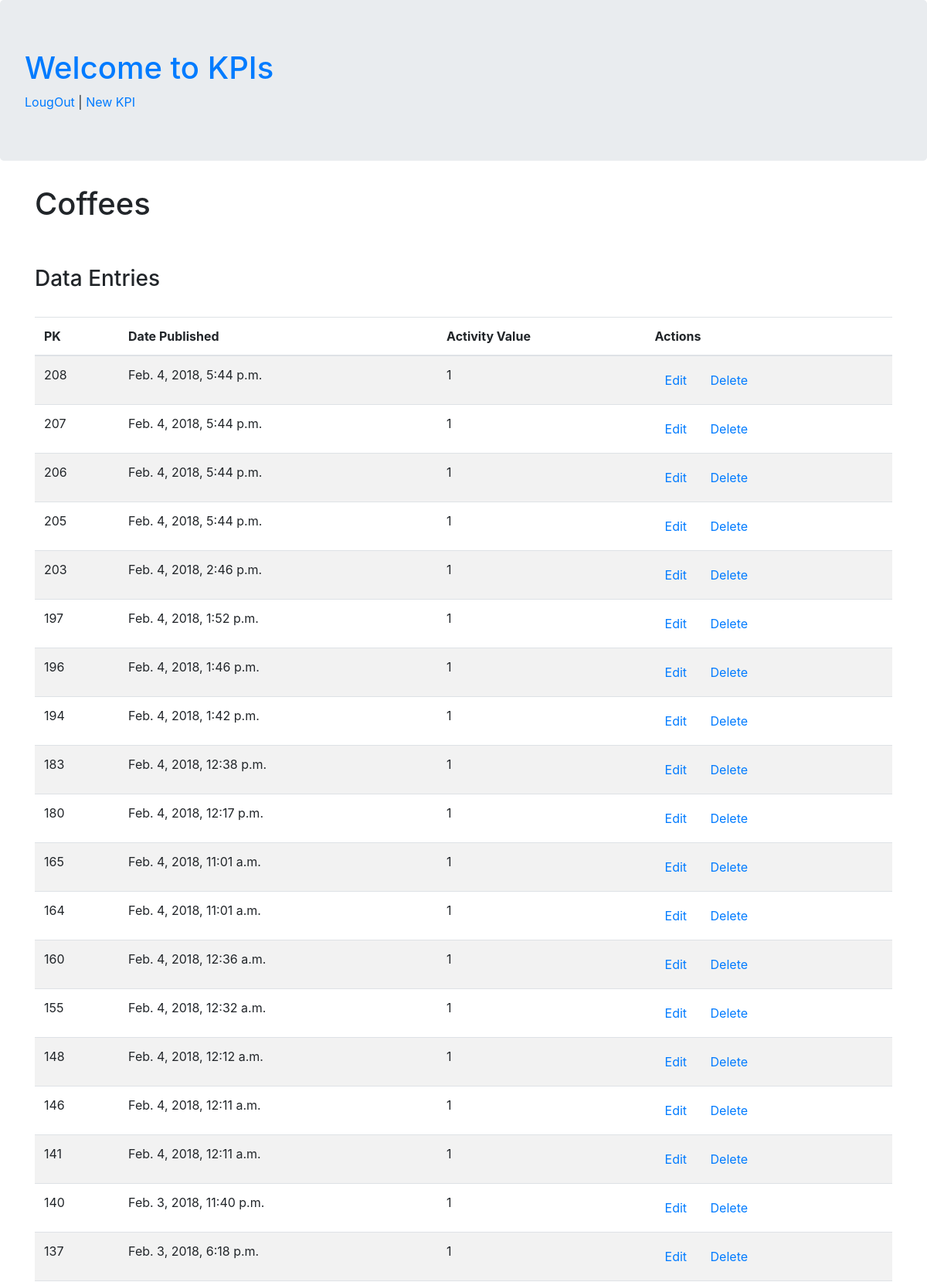
/kpis/1/ (signed in, upper part), run on the app's committed database.
### kpis/models.py (models this page shows, shortened)
class KPI(models.Model):
	author = models.ForeignKey('auth.User', on_delete = models.CASCADE)
	title = models.CharField(max_length = 200)
	date_created = models.DateTimeField(default = timezone.now)
	units = models.CharField(max_length = 20)
	DAILY = 'DY'
	WEEKLY = 'WK'
	MONTHLY = 'MH'
	YEARLY = 'YR'
	periodicity_choices = {
		(DAILY, 'Daily'),
		(WEEKLY, 'Weekly'),
		(MONTHLY, 'Monthly'),
		(YEARLY, 'Yearly'),
	}
	periodicity = models.CharField(
		max_length = 2,
		choices = periodicity_choices,
		default = DAILY,
		)
	RED = 'RD'
	GREEN = 'GR'
	BLUE = 'BL'
	group_choices = (
		(RED, 'Red'),
		(GREEN, 'Green'),
		(BLUE, 'Blue'),
	)
	group = models.CharField(
		max_length = 2,
		choices = group_choices,
		default = BLUE,
	)

class Activity(models.Model):
	activity_value = models.IntegerField(default = 1) # possibly default = 1,
	kpi = models.ForeignKey(KPI, on_delete = models.CASCADE, parent_link = True)
	datetime_logged = models.DateTimeField(default = timezone.now)

### kpis/views.py (the view)
# urls.py: path('kpis/<int:pk>/', views.kpi_detail, name = 'kpi_detail'),
@login_required
def kpi_detail(request, pk):
	kpi = get_object_or_404(KPI, pk = pk)
	activity_list = Activity.objects.filter(kpi_id = kpi.id).order_by('-datetime_logged')
	context = {
		'kpi' : kpi,
		'activity_list' : activity_list
	}
	return render(request, 'kpis/kpi_detail.html', context)

### kpis/templates/kpis/kpi_detail.html
{% extends 'kpis/base.html' %}
{% block content %}
<h1>{{ kpi.title }}</h1>
<br>
<br>
<h3>Data Entries</h3>
<br>
<div class="table-responsive">
	<table class="table table-striped">
		<thead>
			<tr>
				<th>PK</th>
				<th>Date Published</th>
				<th>Activity Value</th>
				<th>Actions</th>
			</tr>
		</thead>
		<tbody>
			{% for activity in activity_list %}
				<tr>
					<td>{{ activity.pk }}</td>
					<td>{{ activity.datetime_logged }}</td>
					<td>{{ activity.activity_value }}</td>
					<td><a href="" class="btn btn-default">Edit</a>
						<a href="" class="btn btn-default">Delete</a></td>
				</tr>
			{% endfor %}
		</tbody>
	</table>
</div>
{% endblock %}

### data on the page
KPI: title "Coffees"
Activity: pk "208", datetime_logged "Feb. 4, 2018, 5:44 p.m.", activity_value "1"
Activity: pk "207", datetime_logged "Feb. 4, 2018, 5:44 p.m.", activity_value "1"
Activity: pk "206", datetime_logged "Feb. 4, 2018, 5:44 p.m.", activity_value "1"
Activity: pk "205", datetime_logged "Feb. 4, 2018, 5:44 p.m.", activity_value "1"
Activity: pk "203", datetime_logged "Feb. 4, 2018, 2:46 p.m.", activity_value "1"
Activity: pk "197", datetime_logged "Feb. 4, 2018, 1:52 p.m.", activity_value "1"
Activity: pk "196", datetime_logged "Feb. 4, 2018, 1:46 p.m.", activity_value "1"
Activity: pk "194", datetime_logged "Feb. 4, 2018, 1:42 p.m.", activity_value "1"
Activity: pk "183", datetime_logged "Feb. 4, 2018, 12:38 p.m.", activity_value "1"
Activity: pk "180", datetime_logged "Feb. 4, 2018, 12:17 p.m.", activity_value "1"
Activity: pk "165", datetime_logged "Feb. 4, 2018, 11:01 a.m.", activity_value "1"
Activity: pk "164", datetime_logged "Feb. 4, 2018, 11:01 a.m.", activity_value "1"
Activity: pk "160", datetime_logged "Feb. 4, 2018, 12:36 a.m.", activity_value "1"
Activity: pk "155", datetime_logged "Feb. 4, 2018, 12:32 a.m.", activity_value "1"
Activity: pk "148", datetime_logged "Feb. 4, 2018, 12:12 a.m.", activity_value "1"
Activity: pk "146", datetime_logged "Feb. 4, 2018, 12:11 a.m.", activity_value "1"
Activity: pk "141", datetime_logged "Feb. 4, 2018, 12:11 a.m.", activity_value "1"
Activity: pk "140", datetime_logged "Feb. 3, 2018, 11:40 p.m.", activity_value "1"
Activity: pk "137", datetime_logged "Feb. 3, 2018, 6:18 p.m.", activity_value "1"
